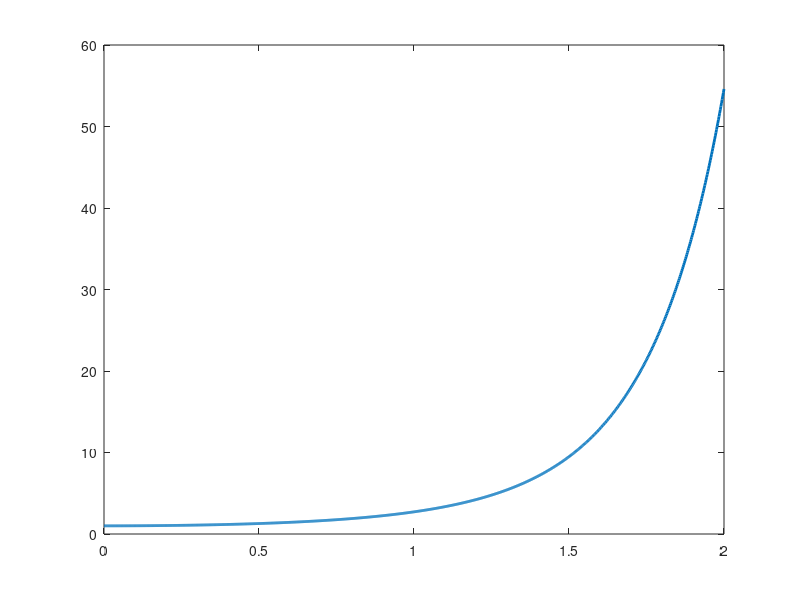
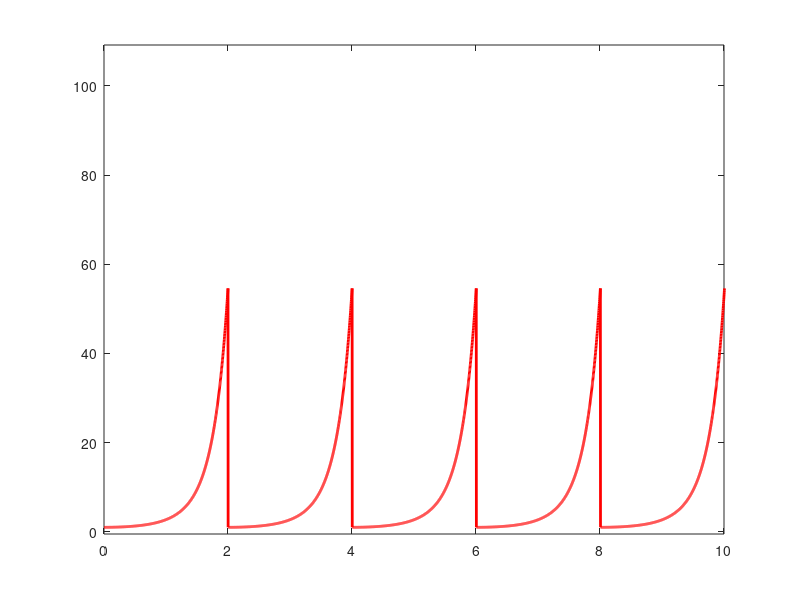

Here is the MATLAB script that generated these plots, in order:
b = 5;
T = 2;
t = 0:T/1000:T;
y = zeros(size(t));
for i = 1:length(t)
    y(i) = exp(t(i)^2);
end
plot(t, y, 'linewidth', 2);
t1 = 0:T/1000:b*T + (b-1)*T/1000;
y1 = zeros(size(t1));
for i = 1:5
    y1((i-1)*length(t)+1 : i*length(t)) = y;
end
figure;
plot(t1, y1, 'r', 'linewidth', 2);
axis([0 10 -0.5 2*max(y1)]);